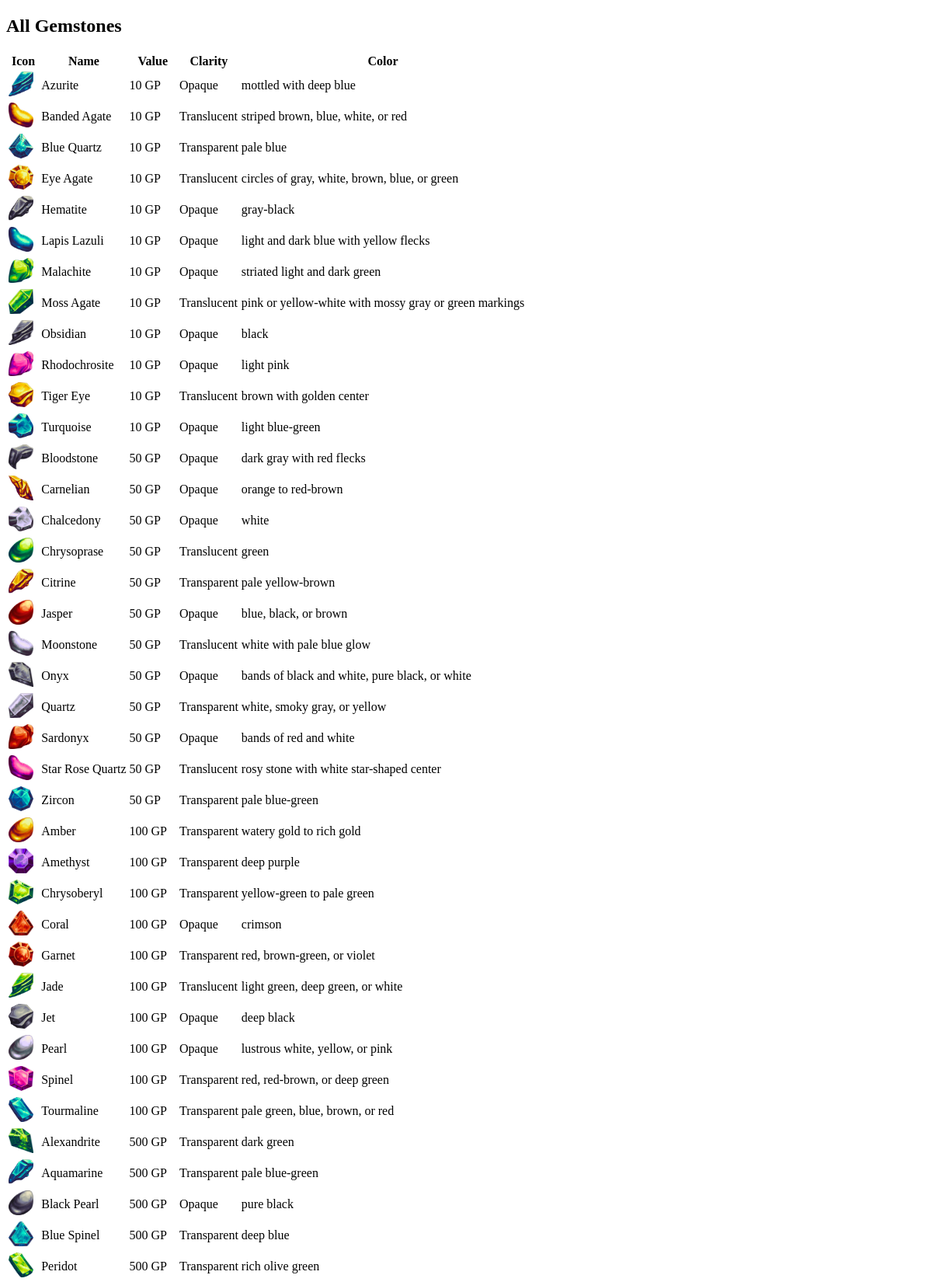
The app's page /treasure/gemstone/all/ (upper part) with its own data.
### treasure/models.py (models this page shows, shortened)
class Gemstone(models.Model):
    name             = models.CharField(max_length=128)
    value            = models.IntegerField(validators=[MinValueValidator(1), MaxValueValidator(1_000_000)])
    clarity          = models.ForeignKey(
        GemstoneClarity,
        related_name='gemstones',
        on_delete=models.SET_DEFAULT,
        default=1
    )
    color            = models.CharField(max_length=128, blank=True, verbose_name='Color(s)')
    description      = models.TextField(max_length=1024)
    icon             = models.ForeignKey(
        GemstoneIcon,
        related_name='gemstones',
        on_delete=models.SET_DEFAULT,
        default=1
    )
    objects = GemstoneManager()

class GemstoneIcon(models.Model):
    name             = models.CharField(max_length=128)
    image            = models.ImageField(
        upload_to='gemstone-icons',
        max_length=128,
        height_field='height',
        width_field='width'
    )
    width            = models.PositiveIntegerField()
    height           = models.PositiveIntegerField()
    file_hash        = models.CharField(max_length=32, unique=True)

class GemstoneClarity(models.Model):
    class Meta:
        verbose_name_plural = 'Gemsonte clarities'
    name = models.CharField(max_length=128)
    def __str__(self):
        return self.name

### treasure/views.py (the view)
# urls.py: path("gemstone/all/", views.gemstone_all, name="gemstone_all"),
def gemstone_all(request):
    gemstones = models.Gemstone.objects.all().order_by('value')
    return render(request, 'treasure/gemstone-all.html', {'gemstones': gemstones})

### treasure/models.py (called while the page is built)
    def get_queryset(self):
        return GemstoneQueryQuerySet(self.model, using=self._db)

### treasure/templates/treasure/gemstone-all.html
{% extends 'base.html' %}
{% block content %}
    <h2>All Gemstones</h2>
    {% include 'treasure/snippets/gemstone-table.html' %}
{% endblock %}

### treasure/templates/treasure/snippets/gemstone-table.html
{% load  humanize %}
{% if gemstones %}
    <table id="gemstoneTable">
        <thead>
        <tr>
            <th>
                Icon
            </th>
            <th
                hx-get="{% url 'treasure:gemstone_sorted_table' %}"
                hx-vals='{"sort_by": "name"}'
                hx-target="#gemstoneTable"
                hx-swap="outerHTML"
                role="button"
            >
                Name
            </th>
            <th
                hx-get="{% url 'treasure:gemstone_sorted_table' %}"
                hx-vals='{"sort_by": "value"}'
                hx-target="#gemstoneTable"
                hx-swap="outerHTML"
                role="button"
            >
                Value
            </th>
            <th
                hx-get="{% url 'treasure:gemstone_sorted_table' %}"
                hx-vals='{"sort_by": "clarity"}'
                hx-target="#gemstoneTable"
                hx-swap="outerHTML"
                role="button"
            >
                Clarity
            </th>
            <th
                hx-get="{% url 'treasure:gemstone_sorted_table' %}"
                hx-vals='{"sort_by": "color"}'
                hx-target="#gemstoneTable"
                hx-swap="outerHTML"
                role="button"
            >
                Color
            </th>
        </tr>
        </thead>
        <tbody>
            {% for gemstone in gemstones %}
                <tr class="gemstone-tr" onclick="window.location='{% url 'treasure:gemstone_view' gemstone.id %}';">
                    <td><img src="{{ gemstone.icon.image.url }}" alt="{{ gemstone.name }}" width="32" height="32"></td>
                    <td>{{ gemstone.name }}</td>
                    <td>{{ gemstone.value|intcomma }} GP</td>
                    <td>{{ gemstone.clarity|capfirst }}</td>
                    <td>{{ gemstone.color }}</td>
                </tr>
            {% endfor %}
        </tbody>
    </table>
{% endif %}

### static/css/landing.css (style rules this page uses)
th[hx-get] { cursor: pointer; }
.gemstone-tr { cursor: pointer; }

### records on screen
Gemstone: icon.image (picture), name "Azurite", value "10", clarity "Opaque", color "mottled with deep blue"
Gemstone: icon.image (picture), name "Banded Agate", value "10", clarity "Translucent", color "striped brown, blue, white, or red"
Gemstone: icon.image (picture), name "Blue Quartz", value "10", clarity "Transparent", color "pale blue"
Gemstone: icon.image (picture), name "Eye Agate", value "10", clarity "Translucent", color "circles of gray, white, brown, blue, or green"
Gemstone: icon.image (picture), name "Hematite", value "10", clarity "Opaque", color "gray-black"
Gemstone: icon.image (picture), name "Lapis Lazuli", value "10", clarity "Opaque", color "light and dark blue with yellow flecks"
Gemstone: icon.image (picture), name "Malachite", value "10", clarity "Opaque", color "striated light and dark green"
Gemstone: icon.image (picture), name "Moss Agate", value "10", clarity "Translucent", color "pink or yellow-white with mossy gray or green markings"
Gemstone: icon.image (picture), name "Obsidian", value "10", clarity "Opaque", color "black"
Gemstone: icon.image (picture), name "Rhodochrosite", value "10", clarity "Opaque", color "light pink"
Gemstone: icon.image (picture), name "Tiger Eye", value "10", clarity "Translucent", color "brown with golden center"
Gemstone: icon.image (picture), name "Turquoise", value "10", clarity "Opaque", color "light blue-green"
Gemstone: icon.image (picture), name "Bloodstone", value "50", clarity "Opaque", color "dark gray with red flecks"
Gemstone: icon.image (picture), name "Carnelian", value "50", clarity "Opaque", color "orange to red-brown"
Gemstone: icon.image (picture), name "Chalcedony", value "50", clarity "Opaque", color "white"
Gemstone: icon.image (picture), name "Chrysoprase", value "50", clarity "Translucent", color "green"
Gemstone: icon.image (picture), name "Citrine", value "50", clarity "Transparent", color "pale yellow-brown"
Gemstone: icon.image (picture), name "Jasper", value "50", clarity "Opaque", color "blue, black, or brown"
Gemstone: icon.image (picture), name "Moonstone", value "50", clarity "Translucent", color "white with pale blue glow"
Gemstone: icon.image (picture), name "Onyx", value "50", clarity "Opaque", color "bands of black and white, pure black, or white"
Gemstone: icon.image (picture), name "Quartz", value "50", clarity "Transparent", color "white, smoky gray, or yellow"
Gemstone: icon.image (picture), name "Sardonyx", value "50", clarity "Opaque", color "bands of red and white"
Gemstone: icon.image (picture), name "Star Rose Quartz", value "50", clarity "Translucent", color "rosy stone with white star-shaped center"
Gemstone: icon.image (picture), name "Zircon", value "50", clarity "Transparent", color "pale blue-green"
Gemstone: icon.image (picture), name "Amber", value "100", clarity "Transparent", color "watery gold to rich gold"
Gemstone: icon.image (picture), name "Amethyst", value "100", clarity "Transparent", color "deep purple"
Gemstone: icon.image (picture), name "Chrysoberyl", value "100", clarity "Transparent", color "yellow-green to pale green"
Gemstone: icon.image (picture), name "Coral", value "100", clarity "Opaque", color "crimson"
Gemstone: icon.image (picture), name "Garnet", value "100", clarity "Transparent", color "red, brown-green, or violet"
Gemstone: icon.image (picture), name "Jade", value "100", clarity "Translucent", color "light green, deep green, or white"
Gemstone: icon.image (picture), name "Jet", value "100", clarity "Opaque", color "deep black"
Gemstone: icon.image (picture), name "Pearl", value "100", clarity "Opaque", color "lustrous white, yellow, or pink"
Gemstone: icon.image (picture), name "Spinel", value "100", clarity "Transparent", color "red, red-brown, or deep green"
Gemstone: icon.image (picture), name "Tourmaline", value "100", clarity "Transparent", color "pale green, blue, brown, or red"
Gemstone: icon.image (picture), name "Alexandrite", value "500", clarity "Transparent", color "dark green"
Gemstone: icon.image (picture), name "Aquamarine", value "500", clarity "Transparent", color "pale blue-green"
Gemstone: icon.image (picture), name "Black Pearl", value "500", clarity "Opaque", color "pure black"
Gemstone: icon.image (picture), name "Blue Spinel", value "500", clarity "Transparent", color "deep blue"
Gemstone: icon.image (picture), name "Peridot", value "500", clarity "Transparent", color "rich olive green"
